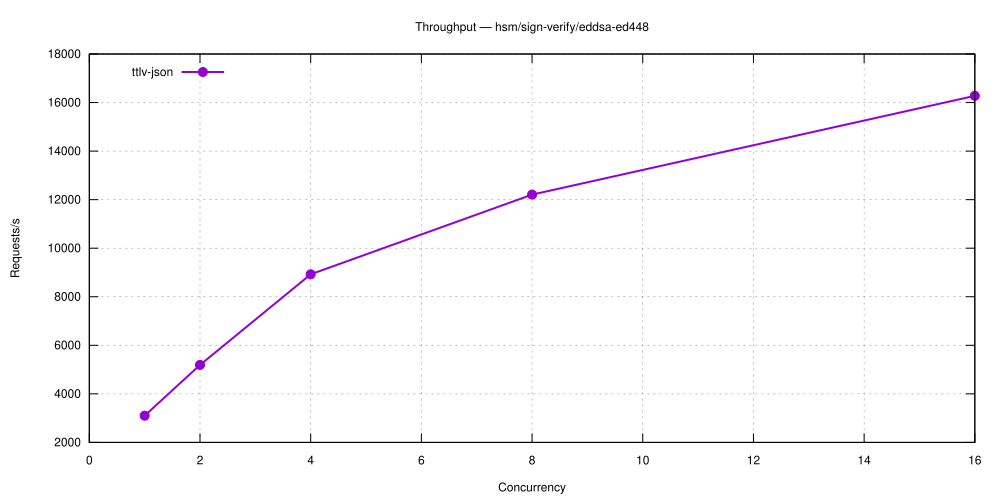

Here is the gnuplot script that generated this plot:
set terminal svg size 1000,500 enhanced font 'Helvetica,12'
set output 'hsm_sign-verify_eddsa-ed448.svg'
set title 'Throughput — hsm/sign-verify/eddsa-ed448'
set grid
set xlabel 'Concurrency'
set ylabel 'Requests/s'
set key top left
plot 'hsm_sign-verify_eddsa-ed448-5.28.0-ttlv-json.dat' using 1:2 with linespoints lw 2 pt 7 title 'ttlv-json'
